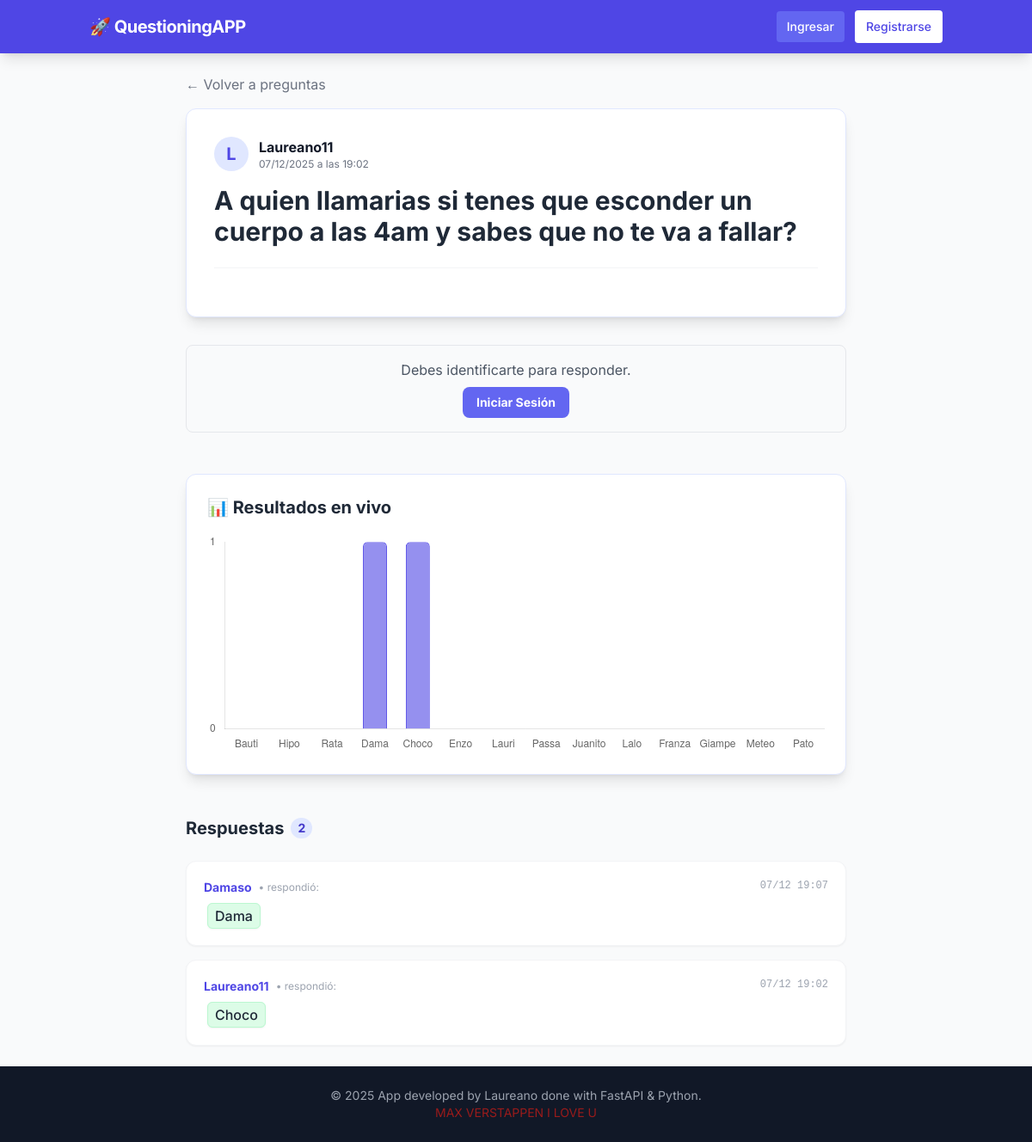
Screenshot of /question/1 with the database file from the repository.
### app/models.py (models this page shows)
class Question(SQLModel, table=True):
    id: Optional[int] = Field(default=None, primary_key=True)
    content: str = Field(default=None)
    uploaded_at: datetime = Field(default=datetime.now())
    uploaded_by: str = Field(default="Anonimo 👻")

class Answer(SQLModel, table=True):
    id: Optional[int] = Field(default=None, primary_key=True)
    content: str = Field(index=True)
    uploaded_at: datetime = Field(default=datetime.now())
    question_id: int = Field(default=None, foreign_key="question.id")
    uploaded_by: str= Field(default="Anonimo 👻")

### app/routers/questions.py (the view)
@router.get("/question/{question_id}", response_class=HTMLResponse)
async def question_detail(
        request: Request,
        question_id: int,  # FastAPI extrae este número de la URL
        session: Session = Depends(get_session)
):
    question = session.get(Question, question_id)
    if not question:
        raise HTTPException(status_code=404, detail="Pregunta no encontrada")
    query = select(Answer).where(Answer.question_id == question_id).order_by(Answer.uploaded_at.desc())
    answers = session.exec(query).all()
    opciones = ["Bauti", "Hipo", "Rata", "Dama","Choco", "Enzo","Lauri", "Passa", "Juanito", "Lalo", "Franza", "Giampe", "Meteo", "Pato"]
    conteos = {nombre: 0 for nombre in opciones}
    for answer in answers:
        seleccionados = answer.content.split(", ")
        for persona in seleccionados:
            if persona in conteos:
                conteos[persona] += 1
    lista_votos = [conteos[nombre] for nombre in opciones]
    return templates.TemplateResponse("questioninfo.html", {
        "request": request,
        "question": question,
        "answers": answers,
        "opciones": opciones,
        "votos": lista_votos
    })

### app/templates/questioninfo.html (shortened to what this page needs)
{% extends "base.html" %}
{% block content %}
<div class="max-w-3xl mx-auto">
    <a href="/question" class="text-gray-500 hover:text-indigo-600 mb-4 inline-flex items-center gap-1 transition">
        &larr; Volver a preguntas
    </a>
    <div class="bg-white p-8 rounded-xl shadow-lg border border-indigo-100 mb-8">
        <div class="flex items-center gap-3 mb-4">
            <div class="h-10 w-10 rounded-full bg-indigo-100 text-indigo-600 flex items-center justify-center font-bold text-xl">
                {{ question.uploaded_by[0] | upper }}
            </div>
            <div>
                <p class="font-bold text-gray-900">{{ question.uploaded_by }}</p>
                <p class="text-xs text-gray-500">{{ question.uploaded_at.strftime('%d/%m/%Y a las %H:%M') }}</p>
            </div>
        </div>
        <h1 class="text-2xl md:text-3xl font-bold text-gray-800 mb-6 leading-relaxed">
            {{ question.content }}
        </h1>
        <hr class="border-gray-100 my-6">
    </div>
    <div class="mt-8">
        {% if request.session.get("username") %}
   <div class="text-center mb-8 mt-4">
    <button id="toggle-reply"
            class="group relative inline-flex items-center gap-2 px-8 py-3 font-bold text-white transition-all duration-300 bg-gradient-to-r from-indigo-600 to-purple-600 rounded-full shadow-lg shadow-indigo-500/30 hover:shadow-indigo-500/50 hover:-translate-y-1 hover:scale-105 focus:outline-none ring-offset-2 focus:ring-2 ring-indigo-500">
        <span class="text-xl transition-transform group-hover:rotate-12">✍️</span>
        <span class="tracking-wide">Escribir una respuesta</span>
    </button>
</div>
    {% else %}
    <div class="text-center mb-6 p-4 bg-gray-50 rounded-lg border border-gray-200">
        <p class="text-gray-600 mb-2">Debes identificarte para responder.</p>
        <a href="/login" class="inline-block bg-indigo-500 text-white px-4 py-2 rounded-lg hover:bg-indigo-600 transition text-sm font-bold">
            Iniciar Sesión
        </a>
    </div>
{% endif %}
    </div>
{% if answers %}
<div class="mt-12 mb-8">
    <div class="bg-white p-6 rounded-xl shadow-lg border border-indigo-100">
        <h3 class="text-xl font-bold text-gray-800 mb-4 flex items-center gap-2">
            📊 Resultados en vivo
        </h3>
        <div class="relative h-64 w-full">
            <canvas id="myChart"></canvas>
        </div>
    </div>
</div>
{% endif %}
    <div class="mt-12">
    <h3 class="text-xl font-bold text-gray-800 mb-6 flex items-center gap-2">
        Respuestas
        <span class="bg-indigo-100 text-indigo-700 text-sm py-0.5 px-2 rounded-full">{{ answers|length }}</span>
    </h3>
    <div class="space-y-4">
        {% for answer in answers %}
        <div class="bg-white p-5 rounded-xl shadow-sm border border-gray-100 hover:border-indigo-100 transition">
            <div class="flex justify-between items-start mb-2">
                <div class="flex items-center gap-2">
                    <span class="font-bold text-indigo-600 text-sm">{{ answer.uploaded_by }}</span>
                    <span class="text-gray-400 text-xs">• respondió:</span>
                </div>
                <span class="text-xs text-gray-400 font-mono">
                    {{ answer.uploaded_at.strftime('%d/%m %H:%M') }}
                </span>
            </div>
            <div class="text-gray-800 font-medium text-lg leading-relaxed">
                <span class="bg-green-100 text-gray-800 px-2 py-1 rounded-md text-base mx-1 border border-green-200 shadow-sm">
                    {{ answer.content }}
                </span>
            </div>
        </div>
        {% else %}
        <div class="text-center py-12 bg-gray-50 rounded-xl border border-dashed border-gray-300">
            <div class="text-4xl mb-2">🦗</div>
            <p class="text-gray-500 font-medium">¡Cri cri! Nadie ha respondido todavía.</p>
            <p class="text-sm text-gray-400">Sé el primero en mojarte.</p>
        </div>
        {% endfor %}
    </div>
</div>
</div>
<script>
    // 2. Obtener el contexto del lienzo
    const ctx = document.getElementById('myChart');
    // 3. Crear el gráfico
    // OJO: Usamos 'tojson' para que Jinja convierta la lista Python a Javascript
    new Chart(ctx, {
        type: 'bar', // Tipo de gráfico (barras)
        data: {
            labels: {{ opciones | tojson }}, // Nombres (Eje X)
            datasets: [{
                label: 'Votos',
                data: {{ votos | tojson }},  // Números (Eje Y)
                backgroundColor: 'rgba(79, 70, 229, 0.6)', // Color Indigo (transparente)
                borderColor: 'rgba(79, 70, 229, 1)',       // Borde sólido
                borderWidth: 1,
                borderRadius: 5, // Bordes redondeados en las barras
                barPercentage: 0.7
            }]
        },
        options: {
            responsive: true,
            maintainAspectRatio: false,
            scales: {
                y: {
                    beginAtZero: true,
                    ticks: {
                        stepSize: 1 // Para que no muestre decimales (1.5 votos no existe)
                    },
                    grid: {
                        display: false // Quita las lineas de fondo para que sea más limpio
                    }
                },
                x: {
                    grid: {
                        display: false
                    }
                }
            },
            plugins: {
                legend: {
                    display: false // Ocultamos la leyenda porque es obvia
                }
            }
        }
    });
</script>
{% endblock %}

### app/templates/base.html (style rules this page uses)
body { font-family: 'Inter', sans-serif; }

### rows the page displays
Question: uploaded_by "L", uploaded_by "Laureano11", uploaded_at "07/12/2025 a las 19:02", content "A quien llamarias si tenes que esconder un cuerpo a las 4am y sabes que no te va a fallar?"
Answer: uploaded_by "Damaso", uploaded_at "07/12 19:07", content "Dama"
Answer: uploaded_by "Laureano11", uploaded_at "07/12 19:02", content "Choco"

### other values shown
{{ answers|length }} "2"
chart data {{ votos | tojson }} [0, 0, 0, 1, 1, 0, 0, 0, 0, 0, 0, 0, 0, 0]
